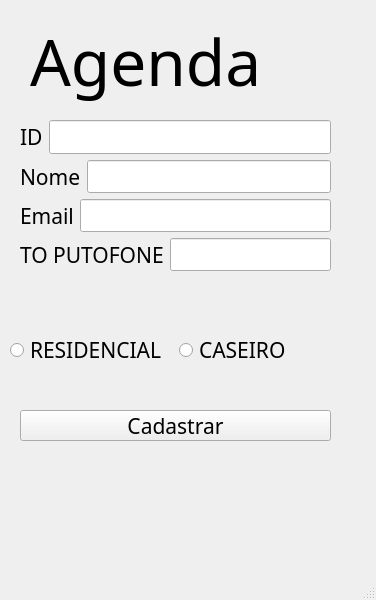
<?xml version="1.0" encoding="UTF-8"?>
<ui version="4.0">
 <class>MainWindow</class>
 <widget class="QMainWindow" name="MainWindow">
  <property name="geometry">
   <rect>
    <x>0</x>
    <y>0</y>
    <width>376</width>
    <height>600</height>
   </rect>
  </property>
  <property name="font">
   <font>
    <family>Bahnschrift Light Condensed</family>
    <pointsize>16</pointsize>
   </font>
  </property>
  <property name="windowTitle">
   <string>MainWindow</string>
  </property>
  <widget class="QWidget" name="centralwidget">
   <widget class="QLabel" name="label">
    <property name="geometry">
     <rect>
      <x>30</x>
      <y>20</y>
      <width>391</width>
      <height>81</height>
     </rect>
    </property>
    <property name="font">
     <font>
      <family>Bahnschrift Light Condensed</family>
      <pointsize>48</pointsize>
     </font>
    </property>
    <property name="text">
     <string>Agenda</string>
    </property>
   </widget>
   <widget class="QWidget" name="verticalLayoutWidget">
    <property name="geometry">
     <rect>
      <x>20</x>
      <y>120</y>
      <width>311</width>
      <height>151</height>
     </rect>
    </property>
    <layout class="QVBoxLayout" name="verticalLayout">
     <item>
      <layout class="QHBoxLayout" name="horizontalLayout_2">
       <item>
        <widget class="QLabel" name="label_6">
         <property name="text">
          <string>ID</string>
         </property>
        </widget>
       </item>
       <item>
        <widget class="QLineEdit" name="textEdit_2"/>
       </item>
      </layout>
     </item>
     <item>
      <layout class="QHBoxLayout" name="horizontalLayout_4">
       <item>
        <widget class="QLabel" name="label_8">
         <property name="text">
          <string>Nome</string>
         </property>
        </widget>
       </item>
       <item>
        <widget class="QLineEdit" name="textNome"/>
       </item>
      </layout>
     </item>
     <item>
      <layout class="QHBoxLayout" name="horizontalLayout_3">
       <item>
        <widget class="QLabel" name="label_7">
         <property name="text">
          <string>Email</string>
         </property>
        </widget>
       </item>
       <item>
        <widget class="QLineEdit" name="textEmail"/>
       </item>
      </layout>
     </item>
     <item>
      <layout class="QHBoxLayout" name="horizontalLayout">
       <item>
        <widget class="QLabel" name="label_2">
         <property name="text">
          <string>TO PUTOFONE</string>
         </property>
        </widget>
       </item>
       <item>
        <widget class="QLineEdit" name="textTelefone"/>
       </item>
      </layout>
     </item>
    </layout>
   </widget>
   <widget class="QWidget" name="horizontalLayoutWidget_5">
    <property name="geometry">
     <rect>
      <x>10</x>
      <y>310</y>
      <width>331</width>
      <height>80</height>
     </rect>
    </property>
    <layout class="QHBoxLayout" name="horizontalLayout_5">
     <item>
      <widget class="QRadioButton" name="checkedResidencial">
       <property name="text">
        <string>RESIDENCIAL</string>
       </property>
      </widget>
     </item>
     <item>
      <widget class="QRadioButton" name="checkedCasa">
       <property name="text">
        <string>CASEIRO</string>
       </property>
      </widget>
     </item>
    </layout>
   </widget>
   <widget class="QPushButton" name="cadButton">
    <property name="geometry">
     <rect>
      <x>20</x>
      <y>410</y>
      <width>311</width>
      <height>31</height>
     </rect>
    </property>
    <property name="text">
     <string>Cadastrar</string>
    </property>
   </widget>
  </widget>
  <widget class="QMenuBar" name="menubar">
   <property name="geometry">
    <rect>
     <x>0</x>
     <y>0</y>
     <width>376</width>
     <height>31</height>
    </rect>
   </property>
  </widget>
  <widget class="QStatusBar" name="statusbar"/>
 </widget>
 <resources/>
 <connections/>
</ui>
